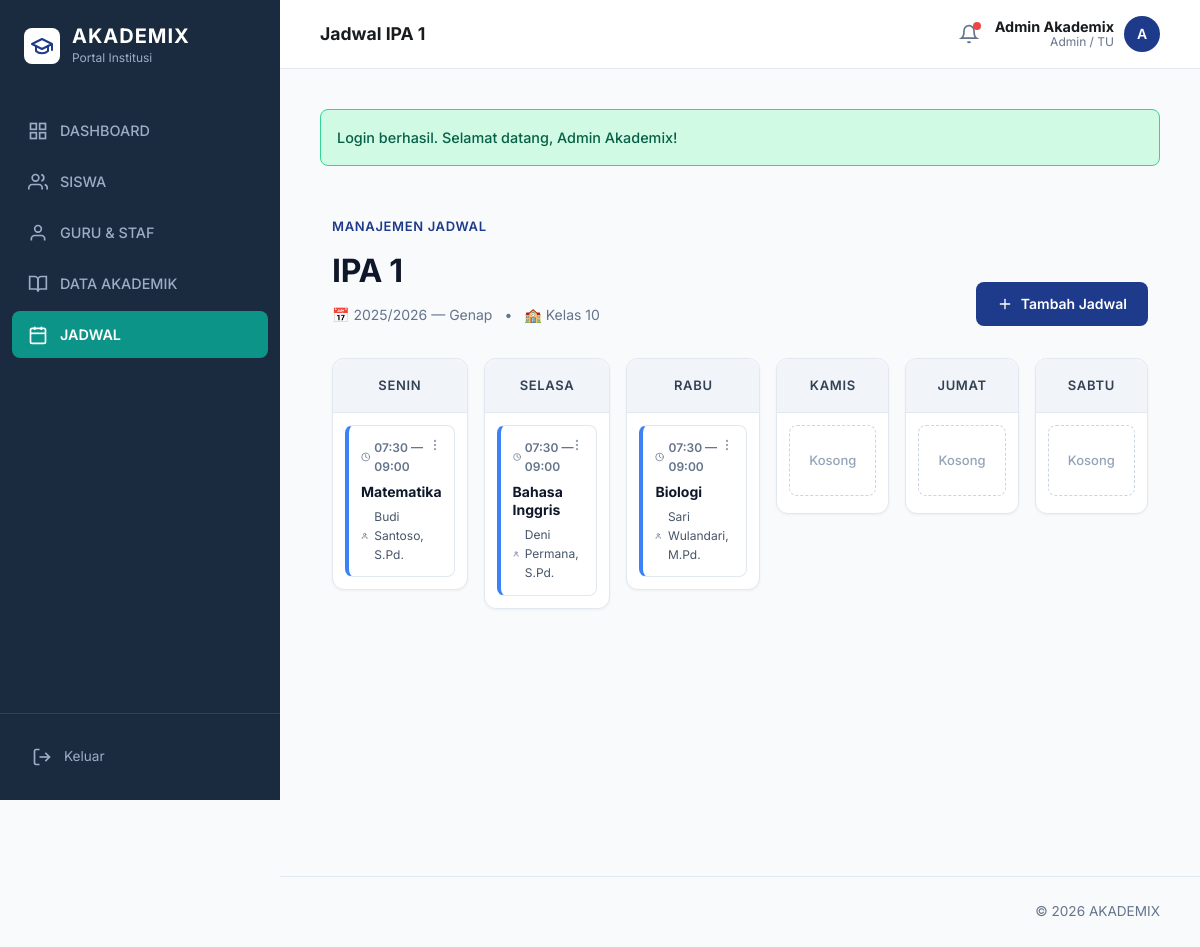
The app's page /public/index.php?route=admin/schedules&classroom=5 (signed in) with its own data.
### tables this page shows
CREATE TABLE classrooms (
    id INT AUTO_INCREMENT PRIMARY KEY,
    academic_year_id INT NOT NULL,
    class_id INT NOT NULL,
    grade_level INT NOT NULL,
    homeroom_teacher_id INT NULL,
    CONSTRAINT fk_classrooms_academic_year FOREIGN KEY (academic_year_id) REFERENCES academic_years(id) ON DELETE RESTRICT ON UPDATE CASCADE,
    CONSTRAINT fk_classrooms_class FOREIGN KEY (class_id) REFERENCES classes(id) ON DELETE RESTRICT ON UPDATE CASCADE,
    CONSTRAINT fk_classrooms_teacher FOREIGN KEY (homeroom_teacher_id) REFERENCES teachers(id) ON DELETE SET NULL ON UPDATE CASCADE
);

CREATE TABLE classes (
    id INT AUTO_INCREMENT PRIMARY KEY,
    name VARCHAR(50) NOT NULL UNIQUE
);

CREATE TABLE academic_years (
    id INT AUTO_INCREMENT PRIMARY KEY,
    year_label VARCHAR(20) NOT NULL,
    semester ENUM('ganjil', 'genap') NOT NULL,
    start_date DATE NOT NULL,
    end_date DATE NOT NULL,
    is_active TINYINT(1) NOT NULL DEFAULT 0,
    created_at TIMESTAMP DEFAULT CURRENT_TIMESTAMP
);

CREATE TABLE schedules (
    id INT AUTO_INCREMENT PRIMARY KEY,
    classroom_id INT NOT NULL,
    subject_id INT NOT NULL,
    teacher_id INT NOT NULL,
    day_of_week ENUM('Senin', 'Selasa', 'Rabu', 'Kamis', 'Jumat', 'Sabtu') NOT NULL,
    start_time TIME NOT NULL,
    end_time TIME NOT NULL,
    CONSTRAINT fk_schedules_classroom FOREIGN KEY (classroom_id) REFERENCES classrooms(id) ON DELETE CASCADE ON UPDATE CASCADE,
    CONSTRAINT fk_schedules_subject FOREIGN KEY (subject_id) REFERENCES subjects(id) ON DELETE CASCADE ON UPDATE CASCADE,
    CONSTRAINT fk_schedules_teacher FOREIGN KEY (teacher_id) REFERENCES teachers(id) ON DELETE CASCADE ON UPDATE CASCADE
);

CREATE TABLE subjects (
    id INT AUTO_INCREMENT PRIMARY KEY,
    code VARCHAR(20) NOT NULL UNIQUE,
    name VARCHAR(100) NOT NULL,
    description TEXT NULL
);

CREATE TABLE users (
    id INT AUTO_INCREMENT PRIMARY KEY,
    username VARCHAR(50) NULL UNIQUE,
    password_hash VARCHAR(255) NOT NULL,
    role ENUM('admin', 'teacher', 'student', 'parent') NOT NULL,
    full_name VARCHAR(120) NOT NULL,
    email VARCHAR(120) NULL UNIQUE,
    is_active TINYINT(1) NOT NULL DEFAULT 1,
    created_at TIMESTAMP DEFAULT CURRENT_TIMESTAMP
);

### app/core/Controller.php (called while the page is built, shortened)
<?php
class Controller
{
    protected function view(string $view, array $data = []): void
    {
        extract($data, EXTR_SKIP);
        $viewFile = __DIR__ . '/../views/' . $view . '.php';
        require __DIR__ . '/../views/layouts/header.php';
        require $viewFile;
        require __DIR__ . '/../views/layouts/footer.php';
    }
    protected function request(string $key, mixed $default = null): mixed
    {
        return $_POST[$key] ?? $_GET[$key] ?? $default;
    }
}

### app/core/App.php (called while the page is built, shortened)
<?php
class App
{
    public function run(array $routes): void
    {
        $method = strtoupper($_SERVER['REQUEST_METHOD'] ?? 'GET');
        $route = $this->resolveRoute();
        $handler = $routes[$method][$route] ?? null;
        [$controllerName, $action] = $handler;
        $controller = new $controllerName();
        $controller->{$action}();
    }
    private function resolveRoute(): string
    {
        if (isset($_GET['route'])) {
            return trim((string) $_GET['route'], '/');
        }
        $uriPath = parse_url($_SERVER['REQUEST_URI'] ?? '/', PHP_URL_PATH) ?: '/';
        $uriPath = trim($uriPath, '/');
        return $uriPath;
    }
}

### public/index.php (called while the page is built, shortened)
<?php
require __DIR__ . '/../app/core/helpers.php';
require __DIR__ . '/../app/core/Database.php';
require __DIR__ . '/../app/core/Model.php';
require __DIR__ . '/../app/core/Controller.php';
require __DIR__ . '/../app/core/App.php';
spl_autoload_register(function (string $class): void {
    $paths = [
        __DIR__ . '/../app/controllers/' . $class . '.php',
        __DIR__ . '/../app/models/' . $class . '.php',
    ];
    foreach ($paths as $path) {
        if (file_exists($path)) {
            return;
        }
    }
});
(new App())->run($routes);

### app/config/config.php (called while the page is built)
<?php
return [
    'app' => [
        'name' => 'AKADEMIX',
        'base_url' => (function () {
            if (PHP_SAPI === 'cli') {
                return 'http://localhost/akademix/public';
            }
            $scheme = (!empty($_SERVER['HTTPS']) && $_SERVER['HTTPS'] !== 'off') ? 'https' : 'http';
            $host = $_SERVER['HTTP_HOST'] ?? 'localhost';
            $scriptDir = str_replace('\\', '/', dirname($_SERVER['SCRIPT_NAME'] ?? '/'));
            $base = rtrim($scriptDir, '/');
            return $scheme . '://' . $host . $base;
        })(),
        'timezone' => 'Asia/Jakarta',
    ],
    'db' => [
        'host' => getenv('DB_HOST') ?: '127.0.0.1',
        'port' => getenv('DB_PORT') ?: '3306',
        'database' => getenv('DB_NAME') ?: 'akademix',
        'username' => getenv('DB_USER') ?: 'root',
        'password' => getenv('DB_PASS') ?: '',
        'charset' => 'utf8mb4',
    ],
];

### app/core/helpers.php (called while the page is built, shortened)
<?php
function app_config(?string $key = null, mixed $default = null): mixed
{
    static $config;
    if ($config === null) {
        $config = require __DIR__ . '/../config/config.php';
    }
    $segments = explode('.', $key);
    $value = $config;
    foreach ($segments as $segment) {
        $value = $value[$segment];
    }
    return $value;
}
function e(?string $value): string
{
    return htmlspecialchars((string) $value, ENT_QUOTES, 'UTF-8');
}

### app/core/Model.php (called while the page is built, shortened)
<?php
class Model
{
    public function __construct()
    {
        $this->db = Database::instance();
    }
}

### app/core/Database.php (called while the page is built)
<?php
class Database
{
    private static ?PDO $instance = null;
    public static function instance(): PDO
    {
        if (self::$instance === null) {
            $dsn = sprintf(
                'mysql:host=%s;port=%s;dbname=%s;charset=%s',
                app_config('db.host'),
                app_config('db.port'),
                app_config('db.database'),
                app_config('db.charset')
            );
            self::$instance = new PDO(
                $dsn,
                app_config('db.username'),
                app_config('db.password'),
                [
                    PDO::ATTR_ERRMODE => PDO::ERRMODE_EXCEPTION,
                    PDO::ATTR_DEFAULT_FETCH_MODE => PDO::FETCH_ASSOC,
                ]
            );
        }
        return self::$instance;
    }
}

### app/models/AdminModel.php (called while the page is built, shortened)
<?php
class AdminModel extends Model
{
    public function getClassroomDetail(int $id): ?array
    {
        $stmt = $this->db->prepare('
            SELECT c.*, cl.name, ay.year_label, ay.semester, u.full_name AS homeroom_teacher
            FROM classrooms c
            INNER JOIN classes cl ON cl.id = c.class_id
            INNER JOIN academic_years ay ON ay.id = c.academic_year_id
            LEFT JOIN teachers t ON t.id = c.homeroom_teacher_id
            LEFT JOIN users u ON u.id = t.user_id
            WHERE c.id = :id LIMIT 1
        ');
        $stmt->execute(['id' => $id]);
        return $stmt->fetch() ?: null;
    }
    public function getSchedulesByClassroom(int $classroomId): array
    {
        $stmt = $this->db->prepare('
            SELECT sc.*, s.name AS subject_name, u.full_name AS teacher_name
            FROM schedules sc
            INNER JOIN subjects s ON s.id = sc.subject_id
            INNER JOIN teachers t ON t.id = sc.teacher_id
            INNER JOIN users u ON u.id = t.user_id
            WHERE sc.classroom_id = :classroom_id
            ORDER BY FIELD(sc.day_of_week, "Senin", "Selasa", "Rabu", "Kamis", "Jumat", "Sabtu"), sc.start_time
        ');
        $stmt->execute(['classroom_id' => $classroomId]);
        return $stmt->fetchAll();
    }
}

### app/views/admin/schedule_classroom.php (the view, shortened to what this page needs)
<?php
$days = ['Senin', 'Selasa', 'Rabu', 'Kamis', 'Jumat', 'Sabtu'];
$byDay = [];
foreach ($days as $d) { $byDay[$d] = []; }
foreach ($schedules as $s) {
    $byDay[$s['day_of_week']][] = $s;
}
foreach ($days as $d) {
    usort($byDay[$d], function($a, $b) {
        return strcmp($a['start_time'], $b['start_time']);
    });
}
?>
<div class="aes-wrapper">
    <div class="aes-header">
        <div class="aes-title">
            <span class="eyebrow">Manajemen Jadwal</span>
            <h1><?= e($classroom['name']) ?></h1>
            <div class="meta">
                <span>📅 <?= e($classroom['year_label'] . ' — ' . ucfirst($classroom['semester'])) ?></span>
                <span>•</span>
                <span>🏫 Kelas <?= e((string) $classroom['grade_level']) ?></span>
            </div>
        </div>
        <div class="top-actions">
            <details class="action-dropdown">
                <summary class="aes-btn aes-btn-primary">
                    <svg width="16" height="16" viewBox="0 0 24 24" fill="none" stroke="currentColor" stroke-width="2" stroke-linecap="round" stroke-linejoin="round"><line x1="12" y1="5" x2="12" y2="19"></line><line x1="5" y1="12" x2="19" y2="12"></line></svg>
                    Tambah Jadwal
                </summary>
            </details>
        </div>
    </div>
    <div class="timetable-grid">
        <?php foreach ($days as $day): ?>
            <div class="day-column">
                <div class="day-header"><?= e($day) ?></div>
                <div class="day-body">
                    <?php if (empty($byDay[$day])): ?>
                        <div class="sched-empty">Kosong</div>
                    <?php else: ?>
                        <?php foreach ($byDay[$day] as $s): ?>
                            <div class="sched-card">
                                <div class="action-wrapper">
                                    <details class="action-dropdown">
                                        <summary>
                                            <svg width="14" height="14" viewBox="0 0 24 24" fill="none" stroke="currentColor" stroke-width="2" stroke-linecap="round" stroke-linejoin="round"><circle cx="12" cy="12" r="1"></circle><circle cx="12" cy="5" r="1"></circle><circle cx="12" cy="19" r="1"></circle></svg>
                                        </summary>
                                    </details>
                                </div>
                                <div class="sched-time">
                                    <svg width="12" height="12" viewBox="0 0 24 24" fill="none" stroke="currentColor" stroke-width="2" stroke-linecap="round" stroke-linejoin="round"><circle cx="12" cy="12" r="10"></circle><polyline points="12 6 12 12 16 14"></polyline></svg>
                                    <?= e(substr($s['start_time'], 0, 5)) ?> — <?= e(substr($s['end_time'], 0, 5)) ?>
                                </div>
                                <div class="sched-subject"><?= e($s['subject_name']) ?></div>
                                <div class="sched-teacher">
                                    <svg width="12" height="12" viewBox="0 0 24 24" fill="none" stroke="currentColor" stroke-width="2" stroke-linecap="round" stroke-linejoin="round"><path d="M20 21v-2a4 4 0 0 0-4-4H8a4 4 0 0 0-4 4v2"></path><circle cx="12" cy="7" r="4"></circle></svg>
                                    <?= e($s['teacher_name']) ?>
                                </div>
                            </div>
                        <?php endforeach; ?>
                    <?php endif; ?>
                </div>
            </div>
        <?php endforeach; ?>
    </div>
</div>

### public/assets/css/app.css (style rules this page uses)
:root { --primary: #1e3a8a; --on-primary: #ffffff; --secondary: #0d9488; --on-secondary: #ffffff; --surface: #f8fafc; --surface-container: #ffffff; --on-surface: #191c1e; --on-surface-variant: #444651; --sidebar-bg: #1b2b3f; --sidebar-text: #9dadc6; --sidebar-active: #0d9488; --outline: #e2e8f0; --danger: #ba1a1a; --success: #00b894; --muted: #64748b; --radius-sm: 4px; --radius: 8px; --radius-lg: 16px; --radius-full: 9999px; --transition: 0.2s cubic-bezier(0.4, 0, 0.2, 1); }
*, *::before, *::after { box-sizing: border-box; margin: 0; padding: 0; }
body { font-family: 'Inter', system-ui, -apple-system, sans-serif; background: var(--surface); color: var(--on-surface); min-height: 100vh; line-height: 1.6; -webkit-font-smoothing: antialiased; }
.eyebrow { font-size: 12px; text-transform: uppercase; letter-spacing: 0.05em; font-weight: 600; color: var(--muted); margin-bottom: 4px; display: block; }
details { position: relative; }
summary { cursor: pointer; list-style: none; display: inline-flex; }

### app/views/admin/schedule_classroom.php (style rules this page uses)
.aes-wrapper { background-color: #f8fafc; color: #191c1e; margin: -14px -28px -60px; padding: 40px; min-height: calc(100vh - 80px); font-family: 'Inter', sans-serif; }
.aes-header { display: flex; justify-content: space-between; align-items: flex-end; margin-bottom: 32px; }
.aes-title .eyebrow { font-size: 13px; font-weight: 600; color: #1e3a8a; text-transform: uppercase; letter-spacing: 0.05em; margin-bottom: 8px; display: block; }
.aes-title h1 { font-size: 32px; font-weight: 700; color: #0f172a; margin: 0 0 8px 0; letter-spacing: -0.01em; }
.aes-title .meta { font-size: 14px; color: #64748b; display: flex; align-items: center; gap: 12px; }
.aes-btn { display: inline-flex; align-items: center; gap: 8px; padding: 10px 20px; border-radius: 8px; font-size: 14px; font-weight: 600; cursor: pointer; border: 1px solid transparent; transition: all 0.2s; }
.aes-btn-primary { background: #1e3a8a; color: #ffffff; }
.timetable-grid { display: grid; grid-template-columns: repeat(6, 1fr); gap: 16px; align-items: start; }
.day-column { background: #ffffff; border: 1px solid #e2e8f0; border-radius: 12px; box-shadow: 0 1px 3px rgba(0,0,0,0.05); }
.day-header { background: #f1f5f9; padding: 16px; text-align: center; font-weight: 600; color: #334155; border-bottom: 1px solid #e2e8f0; border-radius: 12px 12px 0 0; text-transform: uppercase; letter-spacing: 0.05em; font-size: 13px; }
.day-body { padding: 12px; display: flex; flex-direction: column; gap: 12px; min-height: 100px; }
.sched-card { background: #ffffff; border: 1px solid #e2e8f0; border-left: 4px solid #3b82f6; border-radius: 8px; padding: 12px; position: relative; transition: transform 0.2s, box-shadow 0.2s; }
.sched-time { font-size: 12px; font-weight: 600; color: #64748b; margin-bottom: 6px; display: flex; align-items: center; gap: 4px; }
.sched-subject { font-size: 14px; font-weight: 700; color: #0f172a; line-height: 1.3; margin-bottom: 6px; }
.sched-teacher { font-size: 12px; color: #475569; display: flex; align-items: center; gap: 6px; }
.sched-empty { text-align: center; padding: 24px 0; color: #94a3b8; font-size: 13px; font-weight: 500; border: 1px dashed #cbd5e1; border-radius: 8px; }
.action-wrapper { position: absolute; top: 8px; right: 8px; }
.action-wrapper details { position: relative; }
.action-wrapper summary { list-style: none; outline: none; cursor: pointer; color: #94a3b8; padding: 4px; border-radius: 4px; }
.top-actions details { position: relative; }
.top-actions summary { list-style: none; outline: none; }

### records on screen
classrooms: class.name "IPA 1", academic_year.semester "2025/2026 — Genap", grade_level "10"
schedules: start_time "07:30", end_time "09:00", subject.name "Matematika", users.full_name "Budi Santoso, S.Pd."
schedules: start_time "07:30", end_time "09:00", subject.name "Bahasa Inggris", users.full_name "Deni Permana, S.Pd."
schedules: start_time "07:30", end_time "09:00", subject.name "Biologi", users.full_name "Sari Wulandari, M.Pd."

### other values on screen
isset($title) ? $title : 'Ringkasan' "Jadwal IPA 1"
$user['full_name'] "Admin Akademix"
role_label($user['role']) "Admin / TU"
mb_substr($user['full_name'], 0, 1) "A"
$success "Login berhasil. Selamat datang, Admin Akademix!"
$day "SENIN"
$day "SELASA"
$day "RABU"
$day "KAMIS"
$day "JUMAT"
$day "SABTU"
